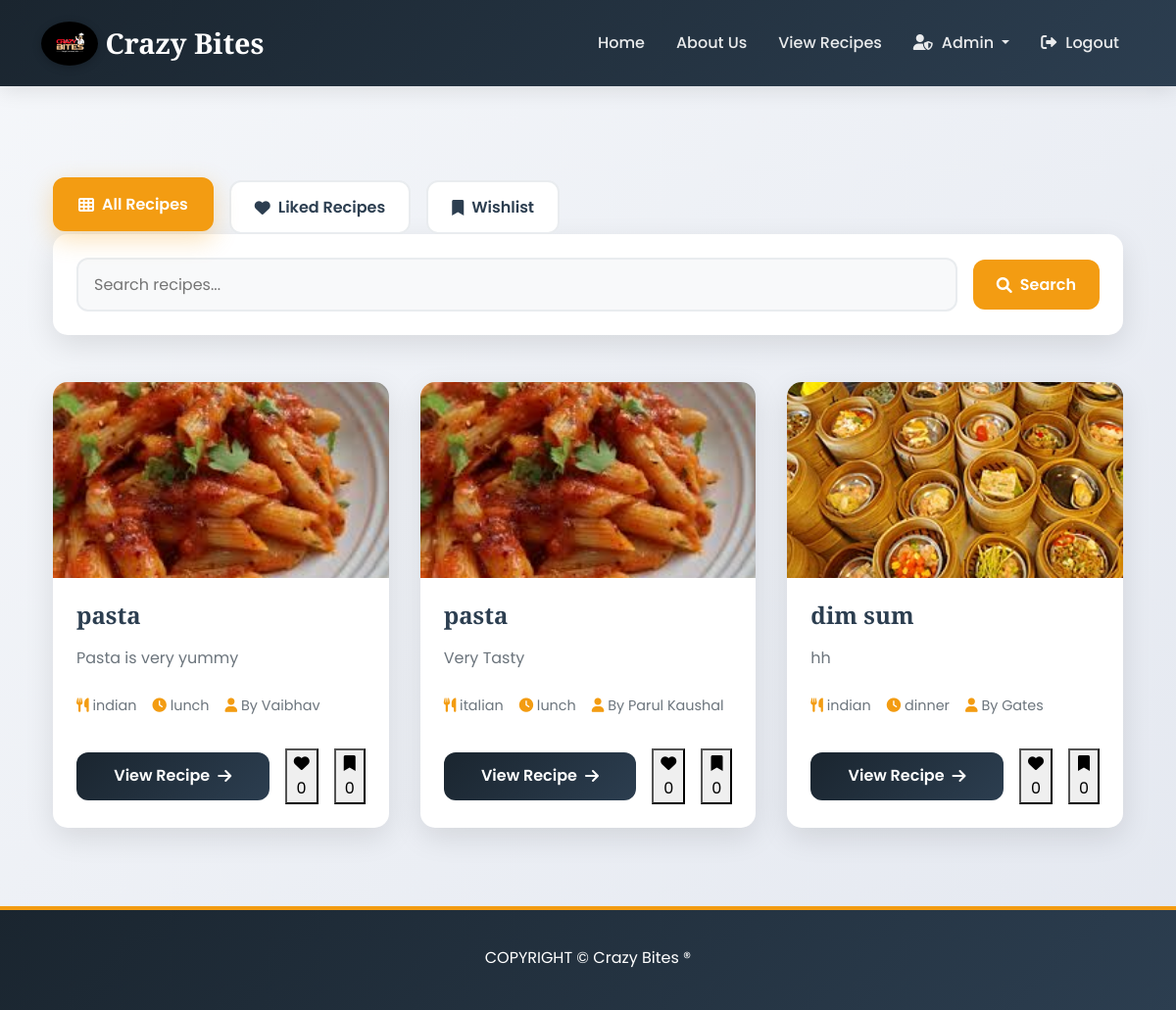
/view_recipes/ (signed in), run on the app's committed database.
### recipes/models.py (models this page shows, shortened)
class Recipe(models.Model):
    title = models.CharField(max_length=200)
    description = models.TextField()
    ingredients = models.TextField()  # Could be JSONField or ManyToManyField for more complexity
    instructions = models.TextField()
    cuisine = models.CharField(max_length=100, blank=True)
    meal_type = models.CharField(max_length=100, blank=True)  # e.g., Breakfast, Lunch
    image = models.ImageField(upload_to='recipes/', blank=True, null=True)
    image_url = models.URLField(max_length=500, blank=True, null=True)
    is_published = models.BooleanField(default=False)
    created_by = models.ForeignKey(User, on_delete=models.CASCADE, related_name='recipes')
    created_at = models.DateTimeField(auto_now_add=True)
    updated_at = models.DateTimeField(auto_now=True)
    class Meta:
        ordering = ['-created_at']

### recipes/views.py (the view)
# urls.py: path('view_recipes/',views.view_recipes_view,name='view_recipes'),
def view_recipes_view(request):
    if not request.user.is_staff:
        recipes = Recipe.objects.filter(is_published=True)
    else:
        recipes = Recipe.objects.all()
    filter_type = request.GET.get('filter')
    liked_recipes = []
    wishlist_recipes = []
    if request.user.is_authenticated:
        liked_recipes = list(Like.objects.filter(user=request.user).values_list('recipe_id', flat=True))
        wishlist_recipes = list(Wishlist.objects.filter(user=request.user).values_list('recipe_id', flat=True))
        if filter_type == 'liked':
            recipes = recipes.filter(likes__user=request.user)
        elif filter_type == 'wishlist':
            recipes = recipes.filter(in_wishlists__user=request.user)
    context = {
        'recipes': recipes,
        'liked_recipes': liked_recipes,
        'wishlist_recipes': wishlist_recipes,
        'filter_type': filter_type
    }
    return render(request, 'view_recipes.html', context)

### recipes/templates/view_recipes.html (shortened to what this page needs)
{% extends "base.html" %}
{% load static %}
{% block content %}
<div class="main-content">
    <div class="container">
        <div class="filter-buttons">
            <a href="{% url 'view_recipes' %}" class="btn-filter {% if not filter_type %}active{% endif %}">
                <i class="fas fa-th"></i> All Recipes
            </a>
            {% if user.is_authenticated %}
            <a href="{% url 'view_recipes' %}?filter=liked" class="btn-filter {% if filter_type == 'liked' %}active{% endif %}">
                <i class="fas fa-heart"></i> Liked Recipes
            </a>
            <a href="{% url 'view_recipes' %}?filter=wishlist" class="btn-filter {% if filter_type == 'wishlist' %}active{% endif %}">
                <i class="fas fa-bookmark"></i> Wishlist
            </a>
            {% endif %}
        </div>
        <div class="filter-card">
            <form method="GET" action="{% url 'view_recipes' %}" class="filter-form">
                <input type="text" class="filter-input" name="search" placeholder="Search recipes..." value="{{ request.GET.search }}">
                <button type="submit" class="filter-btn">
                    <i class="fas fa-search"></i> Search
                </button>
            </form>
        </div>
        {% if recipes %}
            <div class="recipe-grid">
                {% for recipe in recipes %}
                    <div class="recipe-card">
                        <div class="recipe-image">
                            {% if recipe.image %}
                                <img src="{{ recipe.image.url }}" alt="{{ recipe.title }}" class="recipe-image">
                            {% else %}
                                <img src="{% static 'images/default-recipe.jpg' %}" alt="{{ recipe.title }}" class="recipe-image">
                            {% endif %}
                        </div>
                        <div class="recipe-content">
                            <h4 class="recipe-title">{{ recipe.title }}</h4>
                            <p class="recipe-description">{{ recipe.description }}</p>
                            <div class="recipe-meta">
                                <span><i class="fas fa-utensils"></i> {{ recipe.cuisine }}</span>
                                <span><i class="fas fa-clock"></i> {{ recipe.meal_type }}</span>
                                <span><i class="fas fa-user"></i> By {{ recipe.created_by.username }}</span>
                            </div>
                            <div class="recipe-actions">
                                <a href="{% url 'recipe_detail' pk=recipe.id %}" class="btn btn-view">
                                    View Recipe <i class="fas fa-arrow-right"></i>
                                </a>
                                {% if user.is_authenticated %}
                                <button class="btn-like {% if recipe.id in liked_recipes %}active{% endif %}" data-recipe-id="{{ recipe.id }}">
                                    <i class="fas fa-heart"></i>
                                    <span class="like-count">{{ recipe.likes.count }}</span>
                                </button>
                                <button class="btn-wishlist {% if recipe.id in wishlist_recipes %}active{% endif %}" data-recipe-id="{{ recipe.id }}">
                                    <i class="fas fa-bookmark"></i>
                                    <span class="wishlist-count">{{ recipe.in_wishlists.count }}</span>
                                </button>
                                {% endif %}
                            </div>
                        </div>
                    </div>
                {% endfor %}
            </div>
        {% endif %}
    </div>
</div>
{% endblock %}

### recipes/templates/base.html (shortened to what this page needs)
{% load static %}
<!DOCTYPE html>
<html lang="en">
<head>
    <link href="https://cdn.jsdelivr.net/npm/bootstrap@5.3.3/dist/css/bootstrap.min.css" rel="stylesheet">
    <link rel="stylesheet" href="https://cdnjs.cloudflare.com/ajax/libs/font-awesome/6.0.0/css/all.min.css">
</head>
<body>
    <nav class="navbar navbar-expand-lg">
        <div class="container">
            <a class="navbar-brand" href="{% url 'index' %}">
                <img src="{% static 'images/Logo.png' %}" alt="Crazy Bites Logo" height="45">
                Crazy Bites
            </a>
            <div class="collapse navbar-collapse" id="navbarNav">
                <ul class="navbar-nav ms-auto">
                    <li class="nav-item">
                        <a class="nav-link" href="{% url 'index' %}">Home</a>
                    </li>
                    <li class="nav-item">
                        <a class="nav-link" href="{% url 'aboutus' %}">About Us</a>
                    </li>
                    <li class="nav-item">
                        <a class="nav-link" href="{% url 'view_recipes' %}">View Recipes</a>
                    </li>
                    {% if user.is_authenticated and user.is_staff %}
                    <li class="nav-item dropdown">
                        <a class="nav-link dropdown-toggle" href="#" id="adminDropdown" role="button" data-bs-toggle="dropdown">
                            <i class="fas fa-user-shield"></i> Admin
                        </a>
                    </li>
                    {% endif %}
                    {% if user.is_authenticated %}
                    <li class="nav-item">
                        <a class="nav-link" href="{% url 'logout' %}">
                            <i class="fas fa-sign-out-alt"></i> Logout
                        </a>
                    </li>
                    {% else %}
                    <li class="nav-item">
                        <a class="nav-link" href="{% url 'login' %}">
                            <i class="fas fa-sign-in-alt"></i> Login
                        </a>
                    </li>
                    {% endif %}
                </ul>
            </div>
        </div>
    </nav>
    <main class="main-content">
        <div class="container">
            {% block content %}{% endblock %}
        </div>
    </main>
    <footer class="footer">
        <div class="container">
            <p class="mb-0">COPYRIGHT © Crazy Bites ®</p>
        </div>
    </footer>
</body>
</html>

### recipes/templates/base.html (style rules this page uses)
:root { --primary-color: #2c3e50; --secondary-color: #e74c3c; --accent-color: #f39c12; --text-color: #2c3e50; --light-bg: #f8f9fa; --dark-bg: #1a252f; --nav-bg: #1a252f; --footer-bg: #1a252f; --gradient-dark: linear-gradient(135deg, #1a252f, #2c3e50); --card-shadow: 0 10px 30px rgba(0,0,0,0.1); --hover-shadow: 0 15px 35px rgba(0,0,0,0.2); }
body { font-family: 'Poppins', sans-serif; color: var(--text-color); line-height: 1.6; background-color: var(--light-bg); background-image: linear-gradient(135deg, #f5f7fa 0%, #e4e8f0 100%); min-height: 100vh; display: flex; flex-direction: column; }
.navbar { background: var(--gradient-dark) !important; padding: 1rem 0; box-shadow: 0 4px 20px rgba(0,0,0,0.1); }
.navbar-brand { font-family: 'Playfair Display', serif; font-size: 1.8rem; font-weight: 700; color: white !important; display: flex; align-items: center; gap: 0.5rem; }
.navbar-brand img { border-radius: 50%; box-shadow: 0 2px 10px rgba(0,0,0,0.2); transition: transform 0.3s ease; }
.nav-link { color: rgba(255,255,255,0.9) !important; font-weight: 500; padding: 0.5rem 1rem !important; border-radius: 8px; transition: all 0.3s ease; }
.main-content { flex: 1; padding: 2rem 0; }
.footer { background: var(--gradient-dark); color: white; padding: 2.5rem 0; text-align: center; margin-top: auto; position: relative; }
.footer::before { content: ''; position: absolute; top: 0; left: 0; width: 100%; height: 4px; background: var(--accent-color); }
.nav-link i { margin-right: 0.3rem; }

### recipes/templates/view_recipes.html (style rules this page uses)
.filter-buttons { display: flex; gap: 1rem; flex-wrap: wrap; margin-top: 2rem; }
.btn-filter { background: white; color: var(--primary-color); border: 2px solid #e9ecef; padding: 0.8rem 1.5rem; border-radius: 12px; font-weight: 600; transition: all 0.3s ease; display: inline-flex; align-items: center; gap: 0.5rem; text-decoration: none; }
.btn-filter:hover, .btn-filter.active { background: var(--accent-color); color: white; border-color: var(--accent-color); transform: translateY(-3px); box-shadow: 0 8px 25px rgba(243, 156, 18, 0.3); }
.btn-filter i { transition: transform 0.3s ease; }
.filter-card { background: white; border-radius: 15px; box-shadow: var(--card-shadow); padding: 1.5rem; margin-bottom: 2rem; transition: all 0.4s ease; }
.filter-form { display: flex; gap: 1rem; align-items: center; }
.filter-input { flex: 1; border: 2px solid #e9ecef; border-radius: 12px; padding: 0.8rem 1rem; font-size: 1rem; transition: all 0.3s ease; background-color: #f8f9fa; }
.filter-btn { background: var(--accent-color); color: white; border: none; padding: 0.8rem 1.5rem; border-radius: 12px; font-weight: 600; transition: all 0.3s ease; display: inline-flex; align-items: center; gap: 0.5rem; }
.filter-btn i { transition: transform 0.3s ease; }
.recipe-grid { display: grid; grid-template-columns: repeat(auto-fill, minmax(300px, 1fr)); gap: 2rem; padding: 1rem 0; }
.recipe-card { background: white; border-radius: 15px; box-shadow: var(--card-shadow); overflow: hidden; transition: all 0.4s ease; display: flex; flex-direction: column; }
.recipe-image { width: 100%; height: 200px; object-fit: cover; transition: all 0.4s ease; }
.recipe-content { padding: 1.5rem; flex-grow: 1; display: flex; flex-direction: column; }
.recipe-title { font-family: 'Playfair Display', serif; font-size: 1.5rem; font-weight: 700; color: var(--primary-color); margin-bottom: 1rem; transition: all 0.3s ease; }
.recipe-description { color: #6c757d; margin-bottom: 1.5rem; flex-grow: 1; display: -webkit-box; -webkit-line-clamp: 3; -webkit-box-orient: vertical; overflow: hidden; }
.recipe-meta { display: flex; align-items: center; gap: 1rem; color: #6c757d; font-size: 0.9rem; margin-bottom: 1rem; }
.recipe-meta i { color: var(--accent-color); }
.recipe-actions { display: flex; gap: 1rem; margin-top: 1rem; align-items: center; }
.btn-view { background: var(--gradient-dark); color: white; border: none; padding: 0.8rem 1.5rem; border-radius: 12px; font-weight: 600; transition: all 0.3s ease; display: inline-flex; align-items: center; gap: 0.5rem; width: 100%; justify-content: center; }
.btn-view i { transition: transform 0.3s ease; }
.recipe-card { animation: fadeIn 0.6s ease-out; animation-fill-mode: both; }
.recipe-card:nth-child(1) { animation-delay: 0.1s; }
.recipe-card:nth-child(2) { animation-delay: 0.2s; }
.recipe-card:nth-child(3) { animation-delay: 0.3s; }

### data on the page
Recipe: image (picture), title "pasta", description "Pasta is very yummy", cuisine "indian", meal_type "lunch", created_by.username "Vaibhav", likes.count "0", in_wishlists.count "0"
Recipe: image (picture), title "pasta", description "Very Tasty", cuisine "italian", meal_type "lunch", created_by.username "Parul Kaushal", likes.count "0", in_wishlists.count "0"
Recipe: image (picture), title "dim sum", description "hh", cuisine "indian", meal_type "dinner", created_by.username "Gates", likes.count "0", in_wishlists.count "0"
